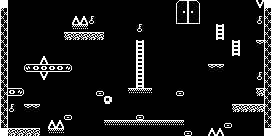

Below is a game level as drawn by its tile map, then a one-line description and the .tmx that defines it (tile-layer data replaced by summaries):
An orthogonal 34x17 tile map with 8x8 px tiles, 2 tile layers (Tile Layer 1, background).

<map version="1.0" orientation="orthogonal" renderorder="right-down" width="34" height="17" tilewidth="8" tileheight="8" nextobjectid="15">
 <properties>
  <property name="color1" value="9" />
  <property name="color2" value="9" />
  <property name="emmitercolor" value="78" />
  <property name="enemycolor" value="91" />
  <property name="hudcolor" value="58" />
  <property name="music" value="6" />
  <property name="name" value="one false step" />
  <property name="tilecolor" value="63" />
 </properties>
 <tileset firstgid="1" name="pacman" tilewidth="8" tileheight="8">
  <image source="tileset.png" width="160" height="200" />
 </tileset>
 <layer name="Tile Layer 1" width="34" height="17">
  <properties>
   <property name="texture" value="tileset" />
  </properties>
  <data>[578 cells, 118 non-empty, 35 distinct tile ids]</data>
 </layer>
 <layer name="background" width="34" height="17">
  <properties>
   <property name="texture" value="tileset" />
  </properties>
  <data>[578 cells, 0 non-empty, 0 distinct tile ids]</data>
 </layer>
</map>
